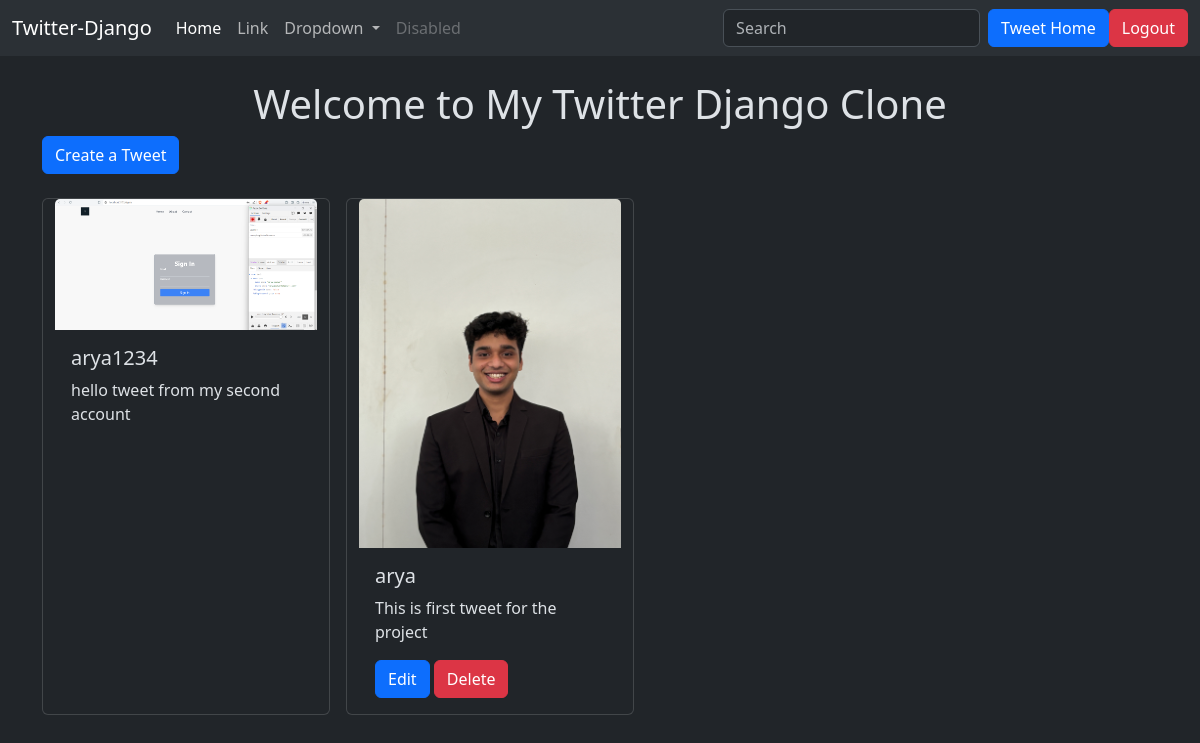
The page /tweet/ (signed in) on the database its author committed.
### tweet/models.py (models this page shows, shortened)
class Tweet(models.Model):
    user = models.ForeignKey(User,on_delete=models.CASCADE)
    text = models.TextField(max_length=240)
    photo = models.ImageField( upload_to='photos/', blank=True, height_field=None, width_field=None, max_length=None)
    created_at = models.DateTimeField(auto_now_add=True)
    updated_at = models.DateTimeField(auto_now=True)

### tweet/views.py (the view)
# urls.py: path('', views.tweet_list , name = 'tweet_list'),
def tweet_list(request):
    tweets = Tweet.objects.all().order_by('-created_at')
    return render(request , 'tweet_list.html' , {'tweets':tweets})

### tweet/templates/tweet_list.html (shortened to what this page needs)
{% extends "layout.html" %}
{% block content %}
<h1 class = 'text-center mt-4'>Welcome to My Twitter Django Clone</h1>
<a class="btn btn-primary mb-4" href="{% url 'create_tweet' %}">Create a Tweet</a>
<div class = "container row gap-3">
    {% for tweet in tweets %}
    <div class="card" style="width: 18rem;">
  <img src="{{tweet.photo.url}}" class="card-img-top " alt="...">
  <div class="card-body">
    <h5 class="card-title">{{tweet.user.username}}</h5>
    <p class="card-text">{{tweet.text}}</p>
    {% if tweet.user == user %}
    <a href="{% url 'edit_tweet' tweet.id %}" class="btn btn-primary">Edit</a>
    <a href="{% url 'delete_tweet' tweet.id %}" class="btn btn-danger">Delete</a>
    {% endif %}
  </div>
</div>
    {% endfor %}
</div>
{% endblock  %}

### rows shown on the page
Tweet: photo (picture), user.username "arya1234", text "hello tweet from my second account"
Tweet: photo (picture), user.username "arya", text "This is first tweet for the project", shows "Edit"
